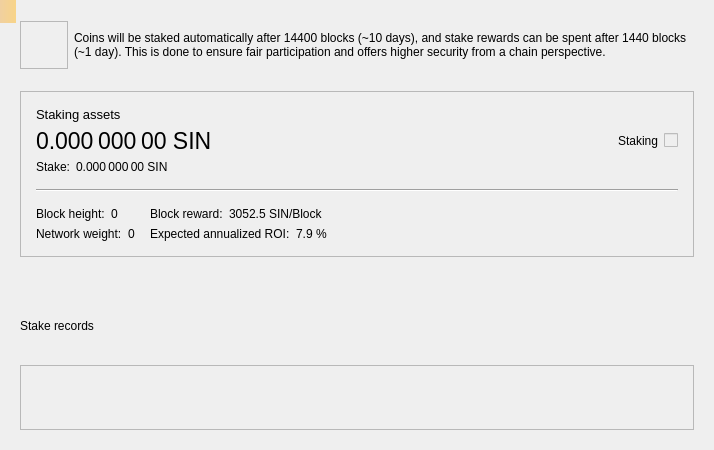
<?xml version="1.0" encoding="UTF-8"?>
<ui version="4.0">
 <class>StakePage</class>
 <widget class="QWidget" name="StakePage">
  <property name="geometry">
   <rect>
    <x>0</x>
    <y>0</y>
    <width>714</width>
    <height>450</height>
   </rect>
  </property>
  <property name="windowTitle">
   <string>Form</string>
  </property>
  <layout class="QVBoxLayout" name="verticalLayout_3">
   <property name="leftMargin">
    <number>20</number>
   </property>
   <property name="topMargin">
    <number>20</number>
   </property>
   <property name="rightMargin">
    <number>20</number>
   </property>
   <property name="bottomMargin">
    <number>20</number>
   </property>
   <item>
    <layout class="QHBoxLayout" name="horizontalLayout_6">
     <property name="bottomMargin">
      <number>15</number>
     </property>
     <item>
      <widget class="QFrame" name="bulbFrame">
       <property name="sizePolicy">
        <sizepolicy hsizetype="Fixed" vsizetype="Fixed">
         <horstretch>0</horstretch>
         <verstretch>0</verstretch>
        </sizepolicy>
       </property>
       <property name="minimumSize">
        <size>
         <width>48</width>
         <height>48</height>
        </size>
       </property>
       <property name="frameShape">
        <enum>QFrame::StyledPanel</enum>
       </property>
       <property name="frameShadow">
        <enum>QFrame::Raised</enum>
       </property>
      </widget>
     </item>
     <item>
      <widget class="QLabel" name="infoLabel">
       <property name="text">
        <string>Coins will be staked automatically after 14400 blocks (~10 days), and stake rewards can be spent after 1440 blocks (~1 day). This is done to ensure fair participation and offers higher security from a chain perspective.</string>
       </property>
       <property name="wordWrap">
        <bool>true</bool>
       </property>
       <property name="textInteractionFlags">
        <set>Qt::LinksAccessibleByMouse|Qt::TextSelectableByMouse</set>
       </property>
      </widget>
     </item>
    </layout>
   </item>
   <item>
    <widget class="QFrame" name="frameStakeInfo">
     <property name="styleSheet">
      <string notr="true"/>
     </property>
     <property name="frameShape">
      <enum>QFrame::StyledPanel</enum>
     </property>
     <property name="frameShadow">
      <enum>QFrame::Raised</enum>
     </property>
     <layout class="QVBoxLayout" name="verticalLayout">
      <property name="spacing">
       <number>15</number>
      </property>
      <property name="leftMargin">
       <number>15</number>
      </property>
      <property name="topMargin">
       <number>15</number>
      </property>
      <property name="rightMargin">
       <number>15</number>
      </property>
      <property name="bottomMargin">
       <number>15</number>
      </property>
      <item>
       <layout class="QGridLayout" name="gridLayout_2">
        <property name="spacing">
         <number>6</number>
        </property>
        <item row="1" column="0">
         <widget class="QLabel" name="labelAssets">
          <property name="font">
           <font>
            <pointsize>17</pointsize>
           </font>
          </property>
          <property name="cursor">
           <cursorShape>IBeamCursor</cursorShape>
          </property>
          <property name="toolTip">
           <string>Your current spendable balance</string>
          </property>
          <property name="styleSheet">
           <string notr="true"/>
          </property>
          <property name="text">
           <string notr="true">0.000 000 00 SIN</string>
          </property>
          <property name="alignment">
           <set>Qt::AlignLeading|Qt::AlignLeft|Qt::AlignVCenter</set>
          </property>
          <property name="textInteractionFlags">
           <set>Qt::LinksAccessibleByMouse|Qt::TextSelectableByMouse</set>
          </property>
         </widget>
        </item>
        <item row="0" column="0">
         <widget class="QLabel" name="labelAssetsText">
          <property name="font">
           <font>
            <pointsize>10</pointsize>
           </font>
          </property>
          <property name="text">
           <string>Staking assets</string>
          </property>
          <property name="alignment">
           <set>Qt::AlignLeading|Qt::AlignLeft|Qt::AlignVCenter</set>
          </property>
         </widget>
        </item>
        <item row="1" column="2">
         <spacer name="horizontalSpacer_2">
          <property name="orientation">
           <enum>Qt::Horizontal</enum>
          </property>
          <property name="sizeHint" stdset="0">
           <size>
            <width>40</width>
            <height>20</height>
           </size>
          </property>
         </spacer>
        </item>
        <item row="4" column="0">
         <layout class="QHBoxLayout" name="horizontalLayout_5">
          <property name="spacing">
           <number>6</number>
          </property>
          <item>
           <widget class="QLabel" name="labelStakeText">
            <property name="sizePolicy">
             <sizepolicy hsizetype="Maximum" vsizetype="Preferred">
              <horstretch>0</horstretch>
              <verstretch>0</verstretch>
             </sizepolicy>
            </property>
            <property name="font">
             <font>
              <pointsize>9</pointsize>
             </font>
            </property>
            <property name="text">
             <string>Stake:</string>
            </property>
            <property name="alignment">
             <set>Qt::AlignLeading|Qt::AlignLeft|Qt::AlignVCenter</set>
            </property>
           </widget>
          </item>
          <item>
           <widget class="QLabel" name="labelStake">
            <property name="font">
             <font>
              <pointsize>9</pointsize>
             </font>
            </property>
            <property name="text">
             <string>0.000 000 00 SIN</string>
            </property>
            <property name="alignment">
             <set>Qt::AlignLeading|Qt::AlignLeft|Qt::AlignVCenter</set>
            </property>
            <property name="textInteractionFlags">
             <set>Qt::LinksAccessibleByMouse|Qt::TextSelectableByMouse</set>
            </property>
           </widget>
          </item>
          <item>
           <spacer name="horizontalSpacer_3">
            <property name="orientation">
             <enum>Qt::Horizontal</enum>
            </property>
            <property name="sizeType">
             <enum>QSizePolicy::Minimum</enum>
            </property>
            <property name="sizeHint" stdset="0">
             <size>
              <width>0</width>
              <height>0</height>
             </size>
            </property>
           </spacer>
          </item>
         </layout>
        </item>
        <item row="1" column="4">
         <widget class="QLabel" name="labelStaking">
          <property name="font">
           <font>
            <pointsize>9</pointsize>
           </font>
          </property>
          <property name="text">
           <string>Staking</string>
          </property>
         </widget>
        </item>
        <item row="1" column="5">
         <widget class="QSwitchControl" name="checkStake">
          <property name="enabled">
           <bool>false</bool>
          </property>
         </widget>
        </item>
       </layout>
      </item>
      <item>
       <widget class="Line" name="hLine">
        <property name="orientation">
         <enum>Qt::Horizontal</enum>
        </property>
       </widget>
      </item>
      <item>
       <layout class="QGridLayout" name="gridLayout">
        <property name="verticalSpacing">
         <number>6</number>
        </property>
        <item row="0" column="1">
         <layout class="QHBoxLayout" name="horizontalLayout_3">
          <property name="spacing">
           <number>6</number>
          </property>
          <item>
           <widget class="QLabel" name="labelRewardText">
            <property name="sizePolicy">
             <sizepolicy hsizetype="Maximum" vsizetype="Preferred">
              <horstretch>0</horstretch>
              <verstretch>0</verstretch>
             </sizepolicy>
            </property>
            <property name="text">
             <string>Block reward:</string>
            </property>
            <property name="alignment">
             <set>Qt::AlignLeading|Qt::AlignLeft|Qt::AlignVCenter</set>
            </property>
           </widget>
          </item>
          <item>
           <widget class="QLabel" name="labelReward">
            <property name="text">
             <string>3052.5 SIN/Block</string>
            </property>
            <property name="alignment">
             <set>Qt::AlignLeading|Qt::AlignLeft|Qt::AlignVCenter</set>
            </property>
            <property name="textInteractionFlags">
             <set>Qt::LinksAccessibleByMouse|Qt::TextSelectableByMouse</set>
            </property>
           </widget>
          </item>
          <item>
           <spacer name="horizontalSpacer_6">
            <property name="orientation">
             <enum>Qt::Horizontal</enum>
            </property>
            <property name="sizeType">
             <enum>QSizePolicy::Minimum</enum>
            </property>
            <property name="sizeHint" stdset="0">
             <size>
              <width>0</width>
              <height>0</height>
             </size>
            </property>
           </spacer>
          </item>
         </layout>
        </item>
        <item row="1" column="0">
         <layout class="QHBoxLayout" name="horizontalLayout_2">
          <property name="spacing">
           <number>6</number>
          </property>
          <item>
           <widget class="QLabel" name="labelWeightText">
            <property name="sizePolicy">
             <sizepolicy hsizetype="Maximum" vsizetype="Preferred">
              <horstretch>0</horstretch>
              <verstretch>0</verstretch>
             </sizepolicy>
            </property>
            <property name="text">
             <string>Network weight:</string>
            </property>
            <property name="alignment">
             <set>Qt::AlignLeading|Qt::AlignLeft|Qt::AlignVCenter</set>
            </property>
           </widget>
          </item>
          <item>
           <widget class="QLabel" name="labelWeight">
            <property name="text">
             <string>0</string>
            </property>
            <property name="alignment">
             <set>Qt::AlignLeading|Qt::AlignLeft|Qt::AlignVCenter</set>
            </property>
            <property name="textInteractionFlags">
             <set>Qt::LinksAccessibleByMouse|Qt::TextSelectableByMouse</set>
            </property>
           </widget>
          </item>
          <item>
           <spacer name="horizontalSpacer_5">
            <property name="orientation">
             <enum>Qt::Horizontal</enum>
            </property>
            <property name="sizeType">
             <enum>QSizePolicy::Minimum</enum>
            </property>
            <property name="sizeHint" stdset="0">
             <size>
              <width>0</width>
              <height>0</height>
             </size>
            </property>
           </spacer>
          </item>
         </layout>
        </item>
        <item row="0" column="0">
         <layout class="QHBoxLayout" name="horizontalLayout">
          <property name="spacing">
           <number>6</number>
          </property>
          <item>
           <widget class="QLabel" name="labelHeightText">
            <property name="sizePolicy">
             <sizepolicy hsizetype="Maximum" vsizetype="Preferred">
              <horstretch>0</horstretch>
              <verstretch>0</verstretch>
             </sizepolicy>
            </property>
            <property name="text">
             <string>Block height:</string>
            </property>
            <property name="alignment">
             <set>Qt::AlignLeading|Qt::AlignLeft|Qt::AlignVCenter</set>
            </property>
           </widget>
          </item>
          <item>
           <widget class="QLabel" name="labelHeight">
            <property name="text">
             <string>0</string>
            </property>
            <property name="alignment">
             <set>Qt::AlignLeading|Qt::AlignLeft|Qt::AlignVCenter</set>
            </property>
            <property name="textInteractionFlags">
             <set>Qt::LinksAccessibleByMouse|Qt::TextSelectableByMouse</set>
            </property>
           </widget>
          </item>
          <item>
           <spacer name="horizontalSpacer_4">
            <property name="orientation">
             <enum>Qt::Horizontal</enum>
            </property>
            <property name="sizeType">
             <enum>QSizePolicy::Minimum</enum>
            </property>
            <property name="sizeHint" stdset="0">
             <size>
              <width>0</width>
              <height>0</height>
             </size>
            </property>
           </spacer>
          </item>
         </layout>
        </item>
        <item row="0" column="2" rowspan="2">
         <spacer name="horizontalSpacer">
          <property name="orientation">
           <enum>Qt::Horizontal</enum>
          </property>
          <property name="sizeHint" stdset="0">
           <size>
            <width>40</width>
            <height>20</height>
           </size>
          </property>
         </spacer>
        </item>
        <item row="1" column="1">
         <layout class="QHBoxLayout" name="horizontalLayout_4">
          <property name="spacing">
           <number>6</number>
          </property>
          <item>
           <widget class="QLabel" name="labelROIText">
            <property name="sizePolicy">
             <sizepolicy hsizetype="Maximum" vsizetype="Preferred">
              <horstretch>0</horstretch>
              <verstretch>0</verstretch>
             </sizepolicy>
            </property>
            <property name="text">
             <string>Expected annualized ROI:</string>
            </property>
            <property name="alignment">
             <set>Qt::AlignLeading|Qt::AlignLeft|Qt::AlignVCenter</set>
            </property>
           </widget>
          </item>
          <item>
           <widget class="QLabel" name="labelROI">
            <property name="text">
             <string>7.9 %</string>
            </property>
            <property name="alignment">
             <set>Qt::AlignLeading|Qt::AlignLeft|Qt::AlignVCenter</set>
            </property>
            <property name="textInteractionFlags">
             <set>Qt::LinksAccessibleByMouse|Qt::TextSelectableByMouse</set>
            </property>
           </widget>
          </item>
          <item>
           <spacer name="horizontalSpacer_7">
            <property name="orientation">
             <enum>Qt::Horizontal</enum>
            </property>
            <property name="sizeType">
             <enum>QSizePolicy::Minimum</enum>
            </property>
            <property name="sizeHint" stdset="0">
             <size>
              <width>0</width>
              <height>0</height>
             </size>
            </property>
           </spacer>
          </item>
         </layout>
        </item>
       </layout>
      </item>
     </layout>
    </widget>
   </item>
   <item>
    <spacer name="verticalSpacer">
     <property name="orientation">
      <enum>Qt::Vertical</enum>
     </property>
     <property name="sizeType">
      <enum>QSizePolicy::Fixed</enum>
     </property>
     <property name="sizeHint" stdset="0">
      <size>
       <width>20</width>
       <height>30</height>
      </size>
     </property>
    </spacer>
   </item>
   <item>
    <widget class="QLabel" name="labelRecordsText">
     <property name="font">
      <font>
       <pointsize>9</pointsize>
      </font>
     </property>
     <property name="text">
      <string>Stake records</string>
     </property>
    </widget>
   </item>
   <item>
    <widget class="QFrame" name="frameStakeRecords">
     <property name="frameShape">
      <enum>QFrame::StyledPanel</enum>
     </property>
     <property name="frameShadow">
      <enum>QFrame::Raised</enum>
     </property>
     <layout class="QVBoxLayout" name="verticalLayout_2">
      <property name="leftMargin">
       <number>0</number>
      </property>
      <property name="topMargin">
       <number>0</number>
      </property>
      <property name="rightMargin">
       <number>0</number>
      </property>
      <property name="bottomMargin">
       <number>0</number>
      </property>
     </layout>
    </widget>
   </item>
  </layout>
  <widget class="QLabel" name="labelAlerts">
   <property name="geometry">
    <rect>
     <x>0</x>
     <y>0</y>
     <width>16</width>
     <height>23</height>
    </rect>
   </property>
   <property name="visible">
    <bool>false</bool>
   </property>
   <property name="styleSheet">
    <string notr="true">QLabel { background-color: qlineargradient(x1: 0, y1: 0, x2: 1, y2: 0, stop:0 #F0D0A0, stop:1 #F8D488); color:#000000; }</string>
   </property>
   <property name="wordWrap">
    <bool>true</bool>
   </property>
   <property name="margin">
    <number>3</number>
   </property>
   <property name="textInteractionFlags">
    <set>Qt::TextSelectableByMouse</set>
   </property>
  </widget>
 </widget>
 <customwidgets>
  <customwidget>
   <class>QSwitchControl</class>
   <extends>QCheckBox</extends>
   <header>qt/qswitchcontrol.h</header>
  </customwidget>
 </customwidgets>
 <resources/>
 <connections/>
</ui>
